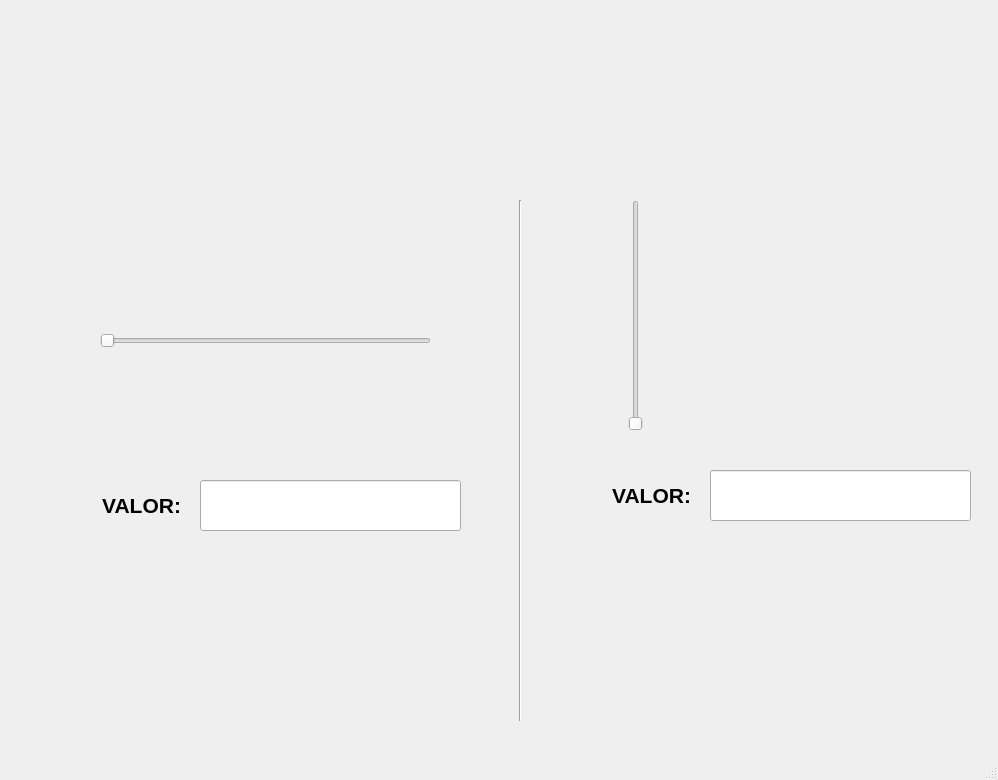
<?xml version="1.0" encoding="UTF-8"?>
<ui version="4.0">
 <class>MainWindow</class>
 <widget class="QMainWindow" name="MainWindow">
  <property name="geometry">
   <rect>
    <x>0</x>
    <y>0</y>
    <width>998</width>
    <height>780</height>
   </rect>
  </property>
  <property name="windowTitle">
   <string>MainWindow</string>
  </property>
  <widget class="QWidget" name="centralwidget">
   <widget class="QLineEdit" name="txt_valor_horizontal">
    <property name="geometry">
     <rect>
      <x>200</x>
      <y>480</y>
      <width>261</width>
      <height>51</height>
     </rect>
    </property>
    <property name="font">
     <font>
      <pointsize>16</pointsize>
      <weight>75</weight>
      <bold>true</bold>
     </font>
    </property>
    <property name="alignment">
     <set>Qt::AlignCenter</set>
    </property>
   </widget>
   <widget class="QLabel" name="label_3">
    <property name="geometry">
     <rect>
      <x>800</x>
      <y>600</y>
      <width>181</width>
      <height>141</height>
     </rect>
    </property>
    <property name="text">
     <string/>
    </property>
    <property name="pixmap">
     <pixmap resource="recursos_proyecto.qrc">:/LOGO/AmongB</pixmap>
    </property>
    <property name="scaledContents">
     <bool>true</bool>
    </property>
   </widget>
   <widget class="QLabel" name="label_2">
    <property name="geometry">
     <rect>
      <x>30</x>
      <y>480</y>
      <width>151</width>
      <height>51</height>
     </rect>
    </property>
    <property name="font">
     <font>
      <pointsize>16</pointsize>
      <weight>75</weight>
      <bold>true</bold>
     </font>
    </property>
    <property name="text">
     <string>VALOR:</string>
    </property>
    <property name="alignment">
     <set>Qt::AlignRight|Qt::AlignTrailing|Qt::AlignVCenter</set>
    </property>
   </widget>
   <widget class="QLabel" name="label">
    <property name="geometry">
     <rect>
      <x>80</x>
      <y>20</y>
      <width>791</width>
      <height>171</height>
     </rect>
    </property>
    <property name="text">
     <string/>
    </property>
    <property name="pixmap">
     <pixmap resource="recursos_proyecto.qrc">:/UAT_FIANS/UAT</pixmap>
    </property>
    <property name="scaledContents">
     <bool>true</bool>
    </property>
   </widget>
   <widget class="QSlider" name="horizontalSlider">
    <property name="geometry">
     <rect>
      <x>100</x>
      <y>310</y>
      <width>331</width>
      <height>61</height>
     </rect>
    </property>
    <property name="orientation">
     <enum>Qt::Horizontal</enum>
    </property>
   </widget>
   <widget class="QSlider" name="verticalSlider">
    <property name="geometry">
     <rect>
      <x>600</x>
      <y>200</y>
      <width>71</width>
      <height>231</height>
     </rect>
    </property>
    <property name="orientation">
     <enum>Qt::Vertical</enum>
    </property>
   </widget>
   <widget class="QLabel" name="label_4">
    <property name="geometry">
     <rect>
      <x>540</x>
      <y>470</y>
      <width>151</width>
      <height>51</height>
     </rect>
    </property>
    <property name="font">
     <font>
      <pointsize>16</pointsize>
      <weight>75</weight>
      <bold>true</bold>
     </font>
    </property>
    <property name="text">
     <string>VALOR:</string>
    </property>
    <property name="alignment">
     <set>Qt::AlignRight|Qt::AlignTrailing|Qt::AlignVCenter</set>
    </property>
   </widget>
   <widget class="QLineEdit" name="txt_valor_vertical">
    <property name="geometry">
     <rect>
      <x>710</x>
      <y>470</y>
      <width>261</width>
      <height>51</height>
     </rect>
    </property>
    <property name="font">
     <font>
      <pointsize>16</pointsize>
      <weight>75</weight>
      <bold>true</bold>
     </font>
    </property>
    <property name="alignment">
     <set>Qt::AlignCenter</set>
    </property>
   </widget>
   <widget class="Line" name="line">
    <property name="geometry">
     <rect>
      <x>500</x>
      <y>200</y>
      <width>41</width>
      <height>521</height>
     </rect>
    </property>
    <property name="orientation">
     <enum>Qt::Vertical</enum>
    </property>
   </widget>
  </widget>
  <widget class="QMenuBar" name="menubar">
   <property name="geometry">
    <rect>
     <x>0</x>
     <y>0</y>
     <width>998</width>
     <height>26</height>
    </rect>
   </property>
  </widget>
  <widget class="QStatusBar" name="statusbar"/>
 </widget>
 <resources>
  <include location="recursos_proyecto.qrc"/>
  <include location="C:/Program Files (x86)/Qt Designer/recursos_proyecto.qrc"/>
 </resources>
 <connections/>
</ui>
